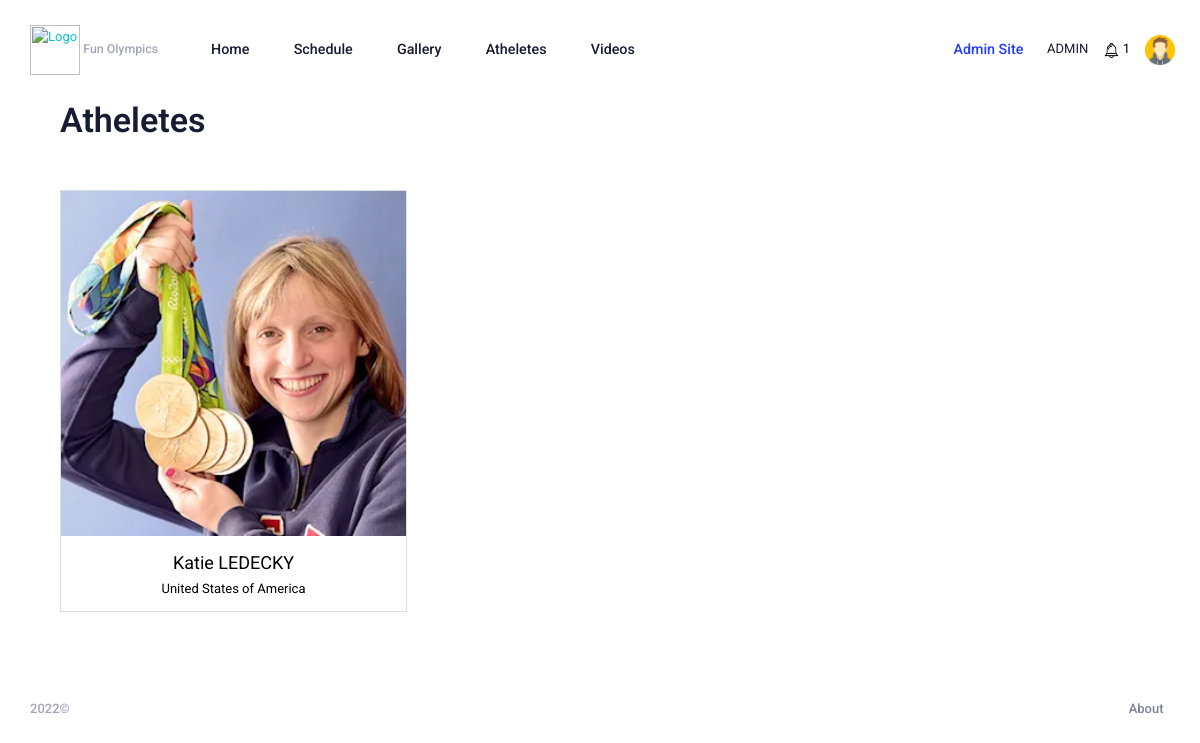
The page /atheletes (signed in) on the database its author committed.
### users/models.py (models this page shows, shortened)
class CustomUser(AbstractUser):
    username = models.CharField(max_length=200, blank=True)
    email = models.EmailField(_("email address"), unique=True)
    first_name = models.CharField(max_length=250, blank=True, null=True)
    last_name = models.CharField(max_length=250, blank=True, null=True)
    phone = models.CharField(max_length=250, blank=True, null=True)
    gender = models.CharField(max_length=250, blank=True, null=True)
    country = models.CharField(max_length=250, blank=True, null=True)
    USERNAME_FIELD = "email"
    REQUIRED_FIELDS = []
    objects = CustomUserManager()

class UserAvatar(models.Model):
    user = models.OneToOneField(
        CustomUser, blank=False, unique=True, on_delete=models.CASCADE, related_name='avatar_user'
    )
    avatar = models.ImageField(upload_to ='user/avatar/')

### home/models.py (models this page shows, shortened)
class Athelete(models.Model):
    name = models.CharField(max_length=225, null=True)
    description = models.TextField(max_length=225, null=True)
    category = models.ForeignKey(Categories, on_delete=models.DO_NOTHING)
    dob = models.CharField(max_length=255, null=True)
    firstgame = models.DateField(null=True)
    participants = models.CharField(max_length=255, null=True)
    team = models.CharField(max_length=255, null=True)
    image = models.ImageField(upload_to='athelete/images/')

### home/views.py (the view)
# urls.py: path("atheletes", AtheletesView.as_view(), name="atheletes"),
class AtheletesView(View):
    def get(self, request):
        obj = Athelete.objects.all()
        return render(request, 'home/athelete.html', {'obj':obj})

### config/models.py (called while the page is built)
    def __str__(self):
        return self.name

### home/context_processors.py (called while the page is built)
def get_notifications(request):
    try:
        user = request.user
        notification = Notification.objects.filter(user=user)
        count = notification.count()
    except Exception:
        notification = ""
        count = 0
    return {
        'noti_count': count,
        'noti_data' : notification
    }

def get_news(request):
    news = News.objects.all().order_by('-id')
    return {'news':news}

### templates/home/athelete.html (shortened to what this page needs)
{% extends "home/base.html" %}
{% load static %}
{% block content %}
<div class="container mb-20">
    <h4 style="font-size: 34px;">Atheletes</h4>
    <div class="mt-15">
        <div class="row">
            {% for obj in obj %}
            <div class="col-4">
                <div style="border: 1px solid #dedede;">
                    <div class="text-center">
                        <a href="#" data-toggle="modal" data-target="#myModal">
                            <img src="{{obj.image.url}}" class="img-fluid" width="450" />
                            <div class="my-4 ">
                                <p style="font-size: 18px; color: black;" class="p-0 m-0">
                                    {{obj.name}}
                                </p>
                                <p class="p-0 m-0 mt-1" style="color: black;">
                                    {{obj.team}}
                                </p>
                            </div>
                        </a>
                    </div>
                </div>
            </div>
            {% endfor %}
        </div>
    </div>
</div>
{% endblock %}

### templates/partials/_header.html (shortened to what this page needs)
{% load static %}
<div id="kt_header" class="header align-items-stretch" data-kt-sticky="true" data-kt-sticky-name="header"
    data-kt-sticky-offset="{default: '200px', lg: '300px'}">
    <div class="container-xxl d-flex align-items-center">
        <div class="header-logo me-5 me-md-10 flex-grow-1 flex-lg-grow-0">
            <a href="{% url 'home' %}">
                <img id="olympic-logo" alt="Logo" src="" class="logo-sticky h-50px" />
                <a href="{% url 'home' %}" class="fw-bold text-muted text-hover-primary fs-7">Fun
                    Olympics</a>
            </a>
        </div>
        <div class="text-center">
            <a href="/" class="btn">Home</a>
            <a href="{% url 'schedule' %}" class="btn">Schedule</a>
            <a href="{% url 'gallery' %}" class="btn">Gallery</a>
            <a href="{% url 'atheletes' %}" class="btn">Atheletes</a>
            <a href="{% url 'video' %}" class="btn">Videos</a>
        </div>
        <div class="d-flex align-items-stretch justify-content-between flex-lg-grow-1">
            <div class="topbar d-flex align-items-stretch flex-shrink-0">
                <div>
                    {% if request.user.is_superuser %}
                    <a href="/admin" class="btn" style="color: #223dff;">Admin Site</a>
                    {% endif %}
                    <span class="mr-3">{{request.user.username|upper}}</span>
                    <a href="#" data-toggle="dropdown">
                        <img src="/media/images/bell.png" class="img-fluid" width="15" />
                        <span style="color: black;">{{noti_count}}</span>
                    </a>
                </div>
                <div class="d-flex align-items-center me-n3 ms-1 ms-lg-3" id="kt_header_user_menu_toggle">
                    <div class="btn btn-icon btn-active-light-primary btn btn-icon btn-active-light-primary btn-custom w-30px h-30px w-md-40px h-md-40px"
                        data-kt-menu-trigger="click" data-kt-menu-attach="parent" data-kt-menu-placement="bottom-end">
                        {% if request.user.is_authenticated %}
                        {% if request.user.avatar_user.avatar %}
                        <img class="h-30px w-30px rounded" src="{{request.user.avatar_user.avatar.url}}" alt="" />
                        {% else %}
                        <img class="h-30px w-30px rounded" src="/media/images/avatar-icon-images-4.jpg" alt="" />
                        {% endif %}
                        {% endif %}
                    </div>
                </div>
            </div>
        </div>
    </div>
</div>

### rows shown on the page
CustomUser: user.username "ADMIN", user.avatar_user.avatar (picture)
Athelete: image (picture), name "Katie LEDECKY", team "United States of America"

### other values the page prints
{{ noti_count }} "1"
